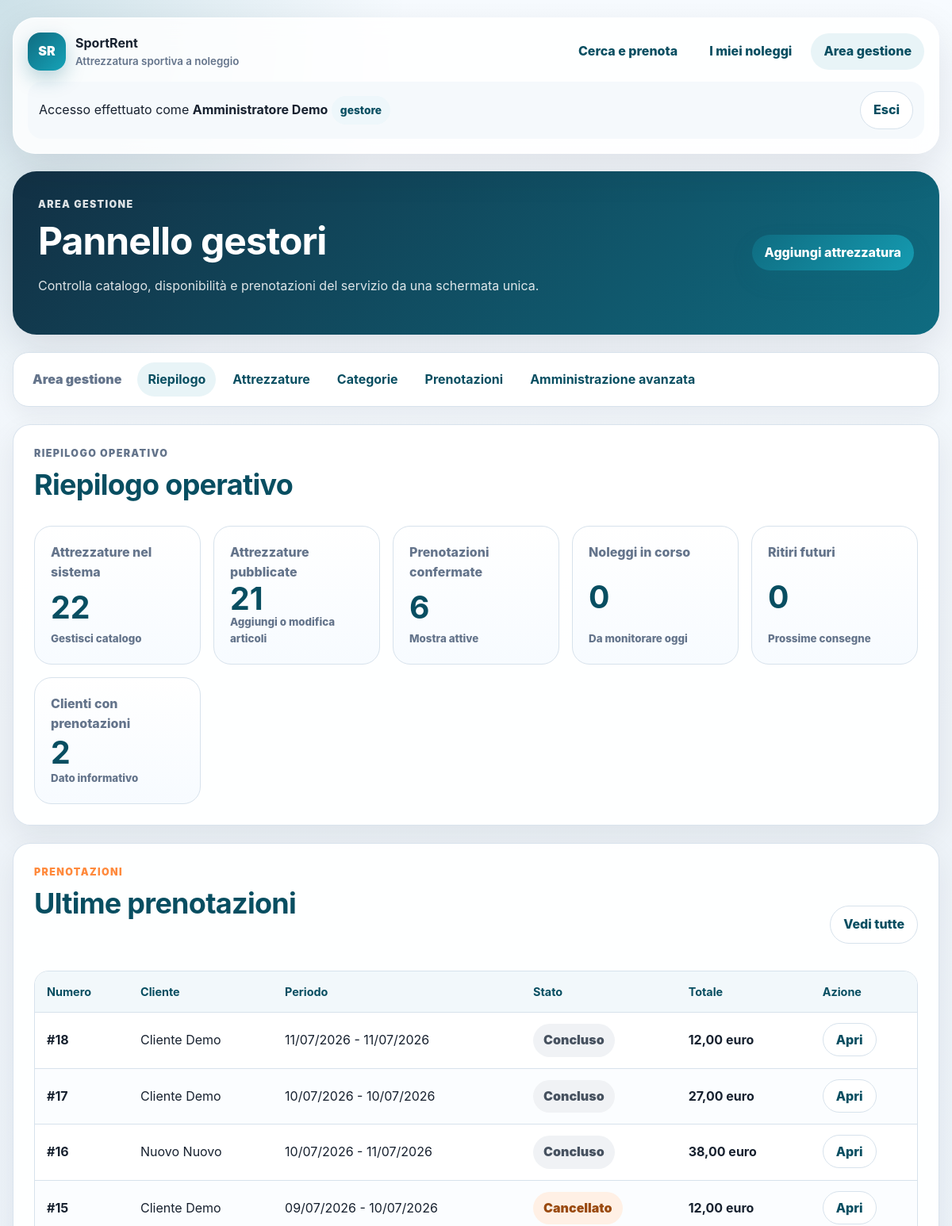
Before: /gestione/ (signed in, upper part) with the older database file.
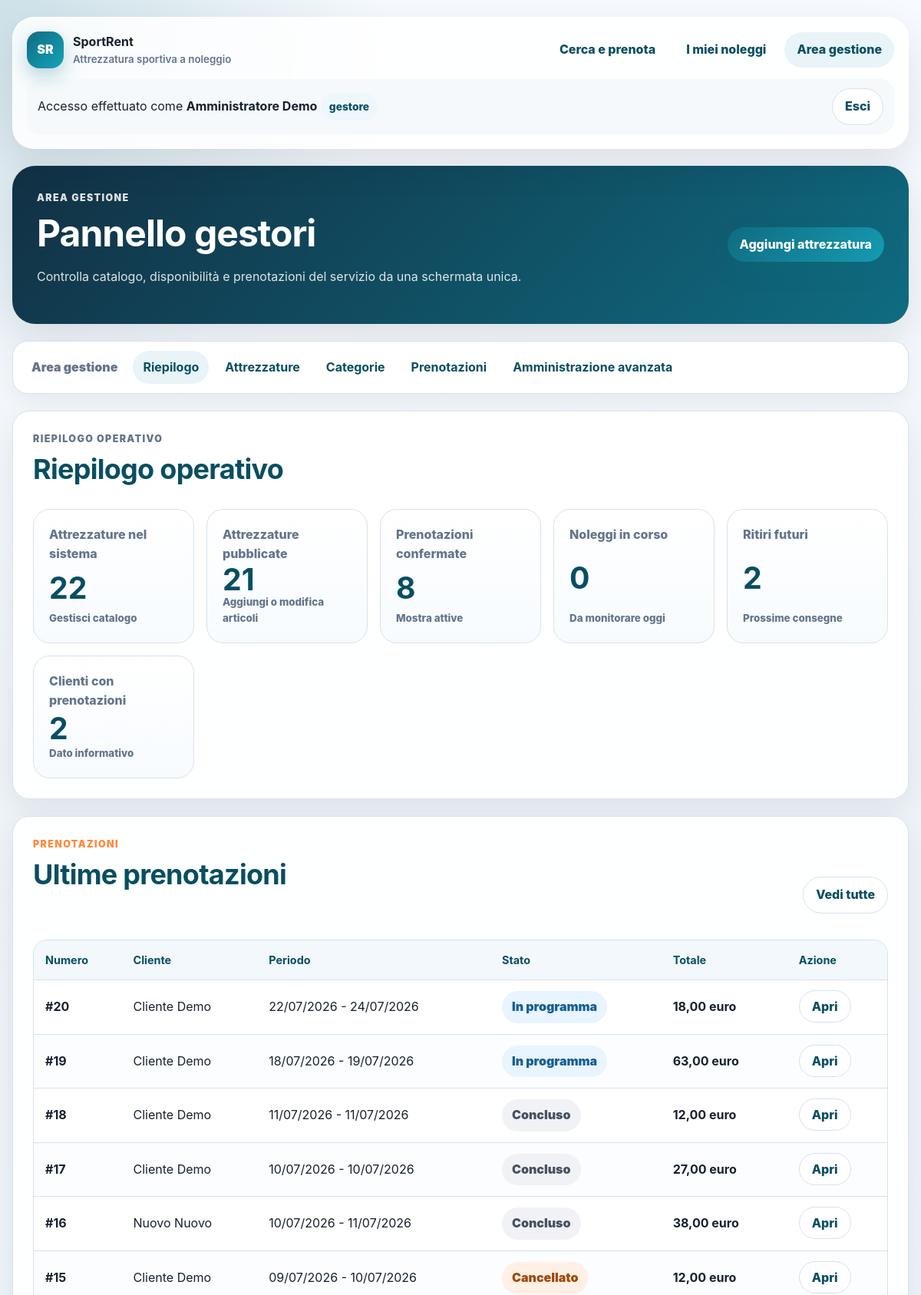
After: the same page with the newer database file.
### rentals/models.py (models this page shows, shortened)
class Reservation(models.Model):
    class Status(models.TextChoices):
        CONFIRMED = "confirmed", "Confermata"
        CANCELLED = "cancelled", "Cancellata"
    user = models.ForeignKey(
        settings.AUTH_USER_MODEL,
        on_delete=models.PROTECT,
        related_name="reservations",
        verbose_name="cliente",
    )
    start_date = models.DateField("data di inizio")
    end_date = models.DateField("data di fine")
    status = models.CharField(
        "stato",
        max_length=20,
        choices=Status.choices,
        default=Status.CONFIRMED,
    )
    created_at = models.DateTimeField("creata il", auto_now_add=True)
    cancelled_at = models.DateTimeField(
        "cancellata il",
        blank=True,
        null=True,
    )
    class Meta:
        verbose_name = "prenotazione"
        verbose_name_plural = "prenotazioni"
        ordering = ["-created_at"]
    @property
    def giorni_noleggio(self):
        if not self.start_date or not self.end_date:
            return 0
        return (self.end_date - self.start_date).days + 1
    @property
    def prezzo_totale(self):
        return sum(
            (item.subtotale for item in self.items.all()),
            Decimal("0.00"),
        )
    @property
    def fase_noleggio(self):
        if self.status == self.Status.CANCELLED:
            return "cancelled"
        today = timezone.localdate()
        if self.start_date > today:
            return "upcoming"
        if self.end_date < today:
            return "completed"
        return "in_progress"
    @property
    def etichetta_fase_noleggio(self):
        labels = {
            "upcoming": "In programma",
            "in_progress": "In corso",
            "completed": "Concluso",
            "cancelled": "Cancellato",
        }
        return labels[self.fase_noleggio]

class ReservationItem(models.Model):
    reservation = models.ForeignKey(
        Reservation,
        on_delete=models.CASCADE,
        related_name="items",
        verbose_name="prenotazione",
    )
    equipment = models.ForeignKey(
        Equipment,
        on_delete=models.PROTECT,
        related_name="reservation_items",
        verbose_name="attrezzatura",
    )
    quantity = models.PositiveIntegerField(
        "quantità",
        validators=[MinValueValidator(1)],
    )
    daily_price = models.DecimalField(
        "prezzo giornaliero applicato",
        max_digits=8,
        decimal_places=2,
    )
    class Meta:
        verbose_name = "riga prenotazione"
        verbose_name_plural = "righe prenotazione"
        constraints = [
            models.UniqueConstraint(
                fields=["reservation", "equipment"],
                name="unique_equipment_per_reservation",
            )
        ]
    @property
    def subtotale(self):
        return self.daily_price * self.quantity * self.reservation.giorni_noleggio

### rentals/views.py (the view)
@gestore_richiesto
def pannello_gestore(request):
    prenotazioni_confermate = Reservation.objects.filter(
        status=Reservation.Status.CONFIRMED
    ).prefetch_related("items")
    prenotazioni_future = prenotazioni_confermate.filter(
        start_date__gt=timezone.localdate()
    )
    prenotazioni_in_corso = prenotazioni_confermate.filter(
        start_date__lte=timezone.localdate(),
        end_date__gte=timezone.localdate(),
    )
    return render(
        request,
        "rentals/manager/dashboard.html",
        {
            "conteggio_attrezzature": Equipment.objects.count(),
            "conteggio_attrezzature_attive": Equipment.objects.filter(
                is_active=True
            ).count(),
            "prenotazioni_confermate": prenotazioni_confermate.count(),
            "prenotazioni_future": prenotazioni_future.count(),
            "prenotazioni_in_corso": prenotazioni_in_corso.count(),
            "conteggio_clienti": Reservation.objects.values("user").distinct().count(),
            "prenotazioni_recenti": (
                Reservation.objects.select_related("user")
                .prefetch_related("items")
                .all()[:10]
            ),
        },
    )

### rentals/permissions.py (called while the page is built)
def utente_e_gestore(user):
    return (
        user.is_authenticated
        and (
            user.is_superuser
            or user.is_staff
            or user.groups.filter(name=NOME_GRUPPO_GESTORI).exists()
        )
    )

### templates/rentals/manager/dashboard.html (shortened to what the changed rows need)
{% extends "base.html" %}
{% block content %}
<section class="page-hero page-hero--manager" aria-labelledby="manager-title">
    <div>
        <h1 id="manager-title">Pannello gestori</h1>
    </div>
</section>
<section class="section-card" aria-labelledby="manager-summary">
    <div class="section-heading">
        <h2 id="manager-summary">Riepilogo operativo</h2>
    </div>
    <div class="metric-grid">
        <a class="metric-card" href="{% url 'manager_reservation_list' %}?filter=active">
            <span>Prenotazioni confermate</span>
            <strong>{{ prenotazioni_confermate }}</strong>
            <small>Mostra attive</small>
        </a>
        <a class="metric-card" href="{% url 'manager_reservation_list' %}?filter=upcoming">
            <span>Ritiri futuri</span>
            <strong>{{ prenotazioni_future }}</strong>
            <small>Prossime consegne</small>
        </a>
    </div>
</section>
<section class="section-card" aria-labelledby="recent-reservations">
    <div class="toolbar">
        <div>
            <h2 id="recent-reservations">Ultime prenotazioni</h2>
        </div>
    </div>
    {% if prenotazioni_recenti %}
        <div class="table-wrap">
            <table class="manager-table">
                <thead>
                    <tr>
                        <th scope="col">Numero</th>
                        <th scope="col">Cliente</th>
                        <th scope="col">Periodo</th>
                        <th scope="col">Stato</th>
                        <th scope="col">Totale</th>
                        <th scope="col">Azione</th>
                    </tr>
                </thead>
                <tbody>
                    {% for reservation in prenotazioni_recenti %}
                        <tr>
                            <td><strong>#{{ reservation.pk }}</strong></td>
                            <td>{{ reservation.user.get_full_name|default:reservation.user.username }}</td>
                            <td>{{ reservation.start_date|date:"d/m/Y" }} - {{ reservation.end_date|date:"d/m/Y" }}</td>
                            <td>
                                <span class="status-badge status-badge--{{ reservation.fase_noleggio }}">
                                    {{ reservation.etichetta_fase_noleggio }}
                                </span>
                            </td>
                            <td><strong>{{ reservation.prezzo_totale }} euro</strong></td>
                            <td><a class="button button--light" href="{% url 'reservation_detail' reservation.pk %}">Apri</a></td>
                        </tr>
                    {% endfor %}
                </tbody>
            </table>
        </div>
    {% else %}
        <div class="empty-state">
            <h3>Non sono presenti prenotazioni.</h3>
            <p>Quando un cliente prenoterà un'attrezzatura, la vedrai qui.</p>
        </div>
    {% endif %}
</section>
{% endblock %}

Changed rows visible on the page:
added Reservation: pk "20", user.get_full_name "Cliente Demo", start_date "22/07/2026", end_date "24/07/2026", etichetta_fase_noleggio "In programma", prezzo_totale "18,00"
added Reservation: pk "19", user.get_full_name "Cliente Demo", start_date "18/07/2026", end_date "19/07/2026", etichetta_fase_noleggio "In programma", prezzo_totale "63,00"
Other visible differences:
{{ prenotazioni_confermate }}: "6" → "8"
{{ prenotazioni_future }}: "0" → "2"
